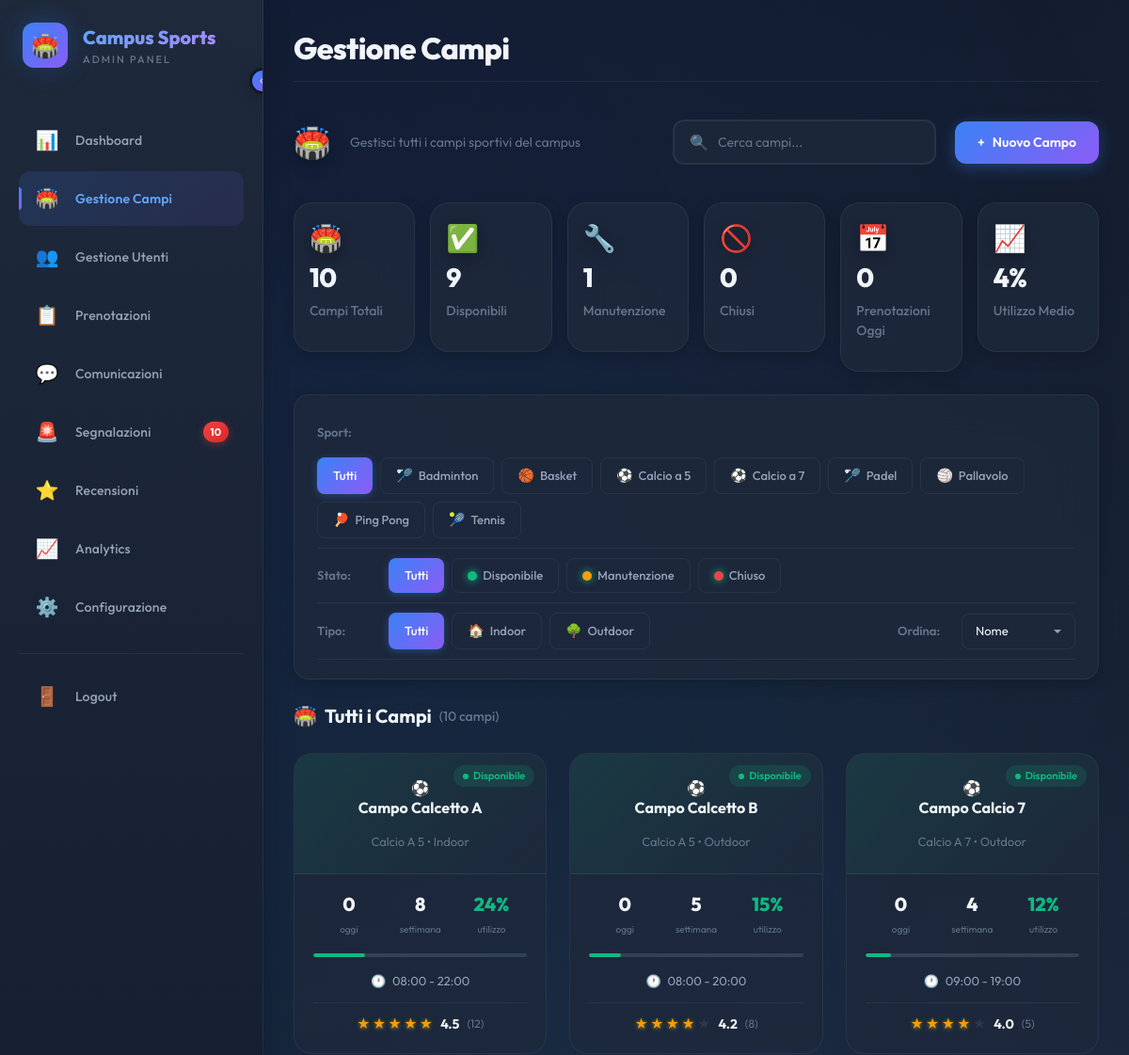
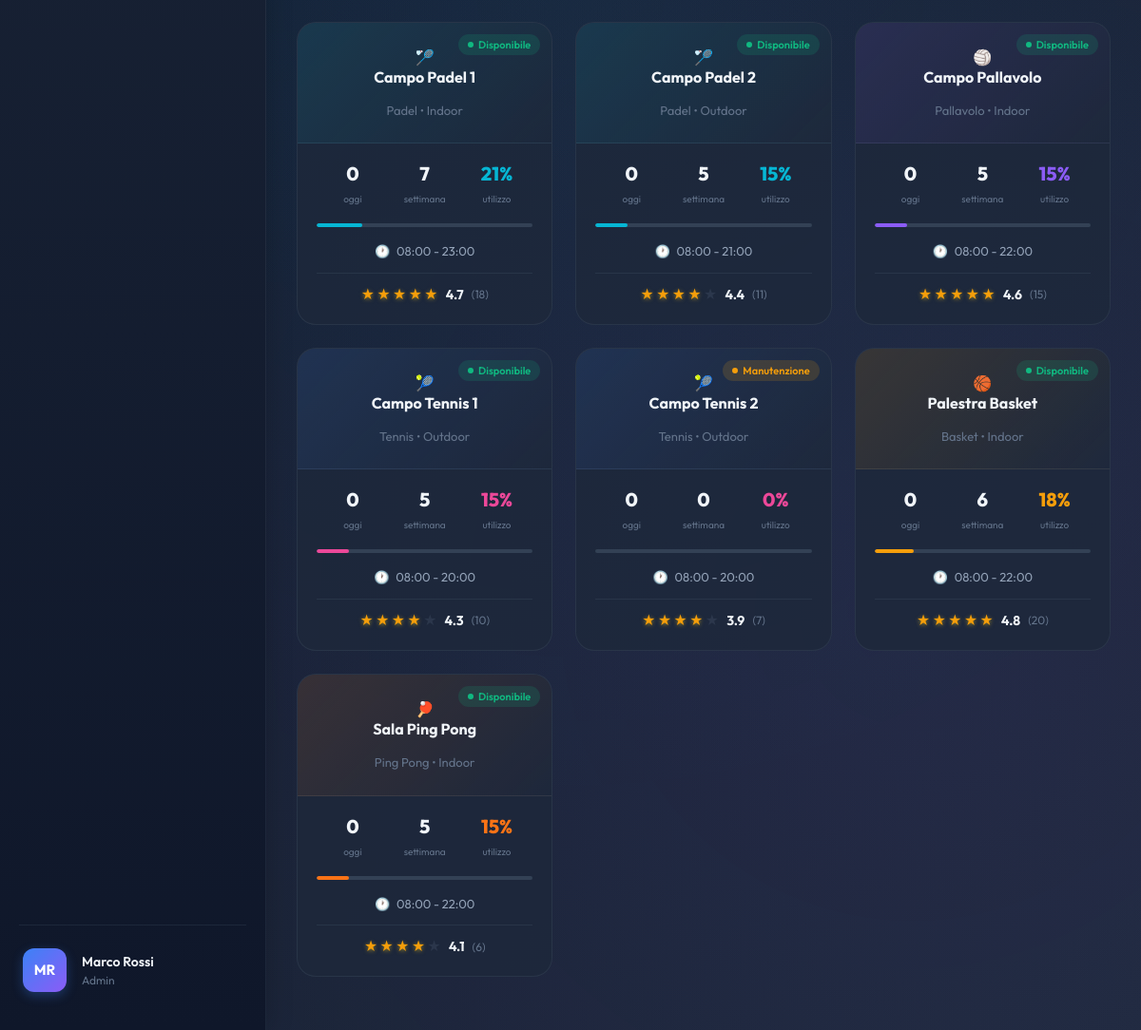
Screenshot of /admin/gestione-campi.php (signed in) with the database file from the repository (2 pictures, top to bottom).
### tables this page shows
CREATE TABLE IF NOT EXISTS `sport` (
  `sport_id` INT NOT NULL AUTO_INCREMENT,
  `nome` VARCHAR(50) NOT NULL,
  `descrizione` TEXT NULL,
  `num_giocatori_standard` INT NULL,
  `icona` VARCHAR(255) NULL,
  `attivo` TINYINT NOT NULL DEFAULT 1,
  PRIMARY KEY (`sport_id`),
  UNIQUE INDEX `nome_UNIQUE` (`nome` ASC));

CREATE TABLE IF NOT EXISTS `campi_sportivi` (
  `campo_id` INT NOT NULL AUTO_INCREMENT,
  `nome` VARCHAR(100) NOT NULL,
  `sport_id` INT NOT NULL,
  `location` VARCHAR(255) NOT NULL,
  `descrizione` TEXT NULL,
  `capienza_max` INT NOT NULL,
  `tipo_superficie` ENUM('erba_naturale', 'erba_sintetica', 'parquet', 'cemento', 'terra_battuta', 'resina', 'tartan') NOT NULL,
  `tipo_campo` ENUM('indoor', 'outdoor') NOT NULL,
  `lunghezza_m` DECIMAL(5,2) NULL,
  `larghezza_m` DECIMAL(5,2) NULL,
  `orario_apertura` TIME NOT NULL,
  `orario_chiusura` TIME NOT NULL,
  `stato` ENUM('disponibile', 'manutenzione', 'chiuso') NOT NULL DEFAULT 'disponibile',
  `rating_medio` DECIMAL(2,1) NOT NULL DEFAULT 0,
  `num_recensioni` INT NOT NULL DEFAULT 0,
  `created_by` INT NOT NULL,
  `created_at` DATETIME NOT NULL DEFAULT CURRENT_TIMESTAMP,
  `updated_at` DATETIME NOT NULL DEFAULT CURRENT_TIMESTAMP ON UPDATE CURRENT_TIMESTAMP,
  PRIMARY KEY (`campo_id`),
  UNIQUE INDEX `nome_UNIQUE` (`nome` ASC),
  INDEX `fk_campi_sportivi_sport_idx` (`sport_id` ASC),
  INDEX `fk_campi_sportivi_admins_idx` (`created_by` ASC),
  CONSTRAINT `fk_campi_sportivi_sport`
    FOREIGN KEY (`sport_id`)
    REFERENCES `sport` (`sport_id`)
    ON DELETE RESTRICT
    ON UPDATE CASCADE,
  CONSTRAINT `fk_campi_sportivi_admins`
    FOREIGN KEY (`created_by`)
    REFERENCES `admins` (`user_id`)
    ON DELETE RESTRICT
    ON UPDATE CASCADE);

### admin/template/gestione-campi.php (the view, shortened to what the rows shown need)
<?php
$sportColors = [
    'Calcetto' => '#10B981',
    'Calcio a 5' => '#10B981',
    'Calcio a 7' => '#10B981',
    'Basket' => '#F59E0B',
    'Tennis' => '#EC4899',
    'Pallavolo' => '#8B5CF6',
    'Padel' => '#06B6D4',
    'Calcio' => '#10B981',
    'Badminton' => '#EC4899',
    'Ping Pong' => '#F97316'
];
$sportEmojis = [
    'Calcetto' => '⚽',
    'Calcio a 5' => '⚽',
    'Calcio a 7' => '⚽',
    'Basket' => '🏀',
    'Tennis' => '🎾',
    'Pallavolo' => '🏐',
    'Padel' => '🏸',
    'Calcio' => '⚽',
    'Badminton' => '🏸',
    'Ping Pong' => '🏓'
];
$iconaToEmoji = [
    'calcio5.png' => '⚽',
    'calcio7.png' => '⚽',
    'basket.png' => '🏀',
    'tennis.png' => '🎾',
    'pallavolo.png' => '🏐',
    'padel.png' => '🏸',
    'badminton.png' => '🏸',
    'pingpong.png' => '🏓'
];
function getEmojiFromIcona($icona) {
    global $iconaToEmoji;
    return $iconaToEmoji[$icona] ?? '🏟️';
}
function getSportSlug($sportName) {
    $slugMap = [
        'Calcio a 5' => 'calcio5',
        'Calcetto' => 'calcio5',
        'Calcio a 7' => 'calcio7',
        'Basket' => 'basket',
        'Tennis' => 'tennis',
        'Pallavolo' => 'pallavolo',
        'Padel' => 'padel',
        'Badminton' => 'badminton',
        'Ping Pong' => 'pingpong'
    ];
    return $slugMap[$sportName] ?? 'default';
}
$campi = $templateParams["campi"];
$sports = $templateParams["sports"];
$filtri = $templateParams["filtri"];
?>
<div class="filters-card mb-4">
    <form id="formFiltri" method="GET">
        <div class="filter-row">
            <div class="filter-chips">
                <button type="button" class="filter-chip <?php echo empty($filtri['sport']) ? 'active' : ''; ?>" data-filter="sport" data-value="">
                    Tutti
                </button>
                <?php foreach ($sports as $sport):
                    $sportEmoji = getEmojiFromIcona($sport['icona'] ?? '');
                    $isActive = $filtri['sport'] == $sport['nome'];
                ?>
                <button type="button" class="filter-chip <?php echo $isActive ? 'active' : ''; ?>" data-filter="sport" data-value="<?php echo htmlspecialchars($sport['nome']); ?>">
                    <span class="chip-icon"><?php echo $sportEmoji; ?></span>
                    <?php echo htmlspecialchars($sport['nome']); ?>
                </button>
                <?php endforeach; ?>
            </div>
        </div>
    </form>
</div>
<div class="section-header mb-4">
    <div class="d-flex align-items-center gap-2">
        <h2 class="section-title mb-0">Tutti i Campi</h2>
    </div>
</div>
<div class="row g-4 mb-4" id="campiGrid">
    <?php if (empty($campi)): ?>
    <div class="col-12">
        <div class="empty-state">
            <span class="empty-icon">🏟️</span>
            <h3>Nessun campo trovato</h3>
            <p>Prova a modificare i filtri o aggiungi un nuovo campo.</p>
            <button class="btn-add-new" data-bs-toggle="modal" data-bs-target="#modalNuovoCampo">
                + Aggiungi Campo
            </button>
        </div>
    </div>
    <?php else: ?>
    <?php foreach ($campi as $campo):
        $sportColor = $sportColors[$campo['sport_nome']] ?? '#3B82F6';
        $sportEmoji = $sportEmojis[$campo['sport_nome']] ?? '🏟️';
        $sportSlug = getSportSlug($campo['sport_nome']);
        $statusConfig = [
            'disponibile' => ['color' => '#10B981', 'label' => 'Disponibile', 'class' => 'green'],
            'manutenzione' => ['color' => '#F59E0B', 'label' => 'Manutenzione', 'class' => 'orange'],
            'chiuso' => ['color' => '#EF4444', 'label' => 'Chiuso', 'class' => 'red']
        ];
        $status = $statusConfig[$campo['stato']] ?? $statusConfig['disponibile'];
        $utilizzo = min(100, ($campo['prenotazioni_settimana'] ?? 0) * 3);
        $rating = floatval($campo['rating_medio'] ?? 0);
    ?>
    <div class="col-xl-4 col-lg-6">
        <div class="field-card" data-campo-id="<?php echo $campo['campo_id']; ?>" data-sport="<?php echo $sportSlug; ?>" style="--sport-color: <?php echo $sportColor; ?>">
            <div class="field-card-header">
                <div class="field-status <?php echo $status['class']; ?>">
                    <span class="status-indicator"></span>
                    <span class="status-text"><?php echo $status['label']; ?></span>
                </div>
                <div class="field-icon-wrapper">
                    <span class="field-sport-emoji" style="display: none;"><?php echo $sportEmoji; ?></span>
                </div>
                <h3 class="field-name"><?php echo htmlspecialchars($campo['nome']); ?></h3>
                <div class="field-type">
                    <?php echo htmlspecialchars($campo['sport_nome']); ?> • <?php echo $campo['tipo_campo'] == 'indoor' ? 'Indoor' : 'Outdoor'; ?>
                </div>
            </div>
            <div class="field-card-body">
                <div class="field-stats-row">
                    <div class="field-stat">
                        <span class="stat-value"><?php echo $campo['prenotazioni_oggi'] ?? 0; ?></span>
                        <span class="stat-label">oggi</span>
                    </div>
                    <div class="field-stat">
                        <span class="stat-value"><?php echo $campo['prenotazioni_settimana'] ?? 0; ?></span>
                        <span class="stat-label">settimana</span>
                    </div>
                    <div class="field-stat">
                        <span class="stat-value highlight" style="color: <?php echo $sportColor; ?>"><?php echo $utilizzo; ?>%</span>
                        <span class="stat-label">utilizzo</span>
                    </div>
                </div>
                <div class="field-progress-wrapper">
                    <div class="field-progress-bar" style="width: <?php echo $utilizzo; ?>%; background: <?php echo $sportColor; ?>"></div>
                </div>
                <div class="field-schedule">
                    <span class="schedule-icon">🕐</span>
                    <?php echo substr($campo['orario_apertura'], 0, 5); ?> - <?php echo substr($campo['orario_chiusura'], 0, 5); ?>
                </div>
                <div class="field-rating-row">
                    <div class="stars">
                        <?php for ($i = 1; $i <= 5; $i++): ?>
                        <span class="star <?php echo $i <= round($rating) ? 'filled' : 'empty'; ?>">★</span>
                        <?php endfor; ?>
                    </div>
                    <span class="rating-value"><?php echo number_format($rating, 1); ?></span>
                    <span class="rating-count">(<?php echo $campo['num_recensioni'] ?? 0; ?>)</span>
                </div>
            </div>
        </div>
    </div>
    <?php endforeach; ?>
    <?php endif; ?>
</div>

### rows the page displays
sport: icona "🏸", nome "Badminton"
sport: icona "🏀", nome "Basket"
sport: icona "⚽", nome "Calcio a 5"
sport: icona "⚽", nome "Calcio a 7"
sport: icona "🏸", nome "Padel"
sport: icona "🏐", nome "Pallavolo"
sport: icona "🏓", nome "Ping Pong"
sport: icona "🎾", nome "Tennis"
campi_sportivi: stato "Disponibile", sport.nome "⚽", nome "Campo Calcetto A", sport.nome "Calcio A 5", tipo_campo "Indoor", prenotazioni_oggi "0", prenotazioni_settimana "8", utilizzo "24", orario_apertura "08:00", orario_chiusura "22:00", rating_medio "4.5", num_recensioni "12"
campi_sportivi: stato "Disponibile", sport.nome "⚽", nome "Campo Calcetto B", sport.nome "Calcio A 5", tipo_campo "Outdoor", prenotazioni_oggi "0", prenotazioni_settimana "5", utilizzo "15", orario_apertura "08:00", orario_chiusura "20:00", rating_medio "4.2", num_recensioni "8"
campi_sportivi: stato "Disponibile", sport.nome "⚽", nome "Campo Calcio 7", sport.nome "Calcio A 7", tipo_campo "Outdoor", prenotazioni_oggi "0", prenotazioni_settimana "4", utilizzo "12", orario_apertura "09:00", orario_chiusura "19:00", rating_medio "4.0", num_recensioni "5"
campi_sportivi: stato "Disponibile", sport.nome "🏸", nome "Campo Padel 1", sport.nome "Padel", tipo_campo "Indoor", prenotazioni_oggi "0", prenotazioni_settimana "7", utilizzo "21", orario_apertura "08:00", orario_chiusura "23:00", rating_medio "4.7", num_recensioni "18"
campi_sportivi: stato "Disponibile", sport.nome "🏸", nome "Campo Padel 2", sport.nome "Padel", tipo_campo "Outdoor", prenotazioni_oggi "0", prenotazioni_settimana "5", utilizzo "15", orario_apertura "08:00", orario_chiusura "21:00", rating_medio "4.4", num_recensioni "11"
campi_sportivi: stato "Disponibile", sport.nome "🏐", nome "Campo Pallavolo", sport.nome "Pallavolo", tipo_campo "Indoor", prenotazioni_oggi "0", prenotazioni_settimana "5", utilizzo "15", orario_apertura "08:00", orario_chiusura "22:00", rating_medio "4.6", num_recensioni "15"
campi_sportivi: stato "Disponibile", sport.nome "🎾", nome "Campo Tennis 1", sport.nome "Tennis", tipo_campo "Outdoor", prenotazioni_oggi "0", prenotazioni_settimana "5", utilizzo "15", orario_apertura "08:00", orario_chiusura "20:00", rating_medio "4.3", num_recensioni "10"
campi_sportivi: stato "Manutenzione", sport.nome "🎾", nome "Campo Tennis 2", sport.nome "Tennis", tipo_campo "Outdoor", prenotazioni_oggi "0", prenotazioni_settimana "0", utilizzo "0", orario_apertura "08:00", orario_chiusura "20:00", rating_medio "3.9", num_recensioni "7"
campi_sportivi: stato "Disponibile", sport.nome "🏀", nome "Palestra Basket", sport.nome "Basket", tipo_campo "Indoor", prenotazioni_oggi "0", prenotazioni_settimana "6", utilizzo "18", orario_apertura "08:00", orario_chiusura "22:00", rating_medio "4.8", num_recensioni "20"
campi_sportivi: stato "Disponibile", sport.nome "🏓", nome "Sala Ping Pong", sport.nome "Ping Pong", tipo_campo "Indoor", prenotazioni_oggi "0", prenotazioni_settimana "5", utilizzo "15", orario_apertura "08:00", orario_chiusura "22:00", rating_medio "4.1", num_recensioni "6"

### other values shown
$segnalazioniPendingCount "10"
substr($_SESSION['nome'], 0, 1) . substr($_SESSION['cognome'], 0, 1) "MR"
$_SESSION['nome'] "Marco"
$_SESSION['cognome'] "Rossi"
$templateParams["titolo_pagina"] "Gestione Campi"
$stats['totale'] "10"
$stats['disponibili'] "9"
$stats['manutenzione'] "1"
$stats['chiusi'] "0"
$stats['prenotazioni_oggi'] "0"
$stats['utilizzo_medio'] "4"
count($campi) "10"
